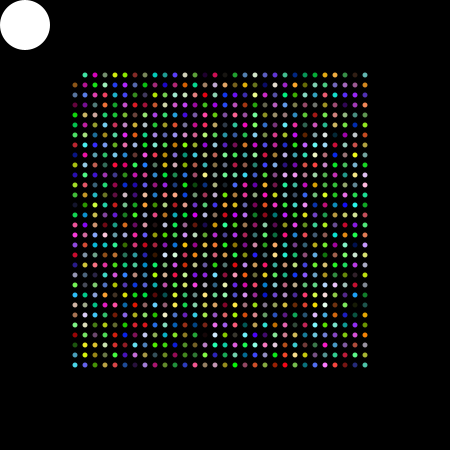
Frame 1 (no input)
Frame 60 (the mouse pressed at the canvas centre just before this capture): identical to frame 1, image omitted
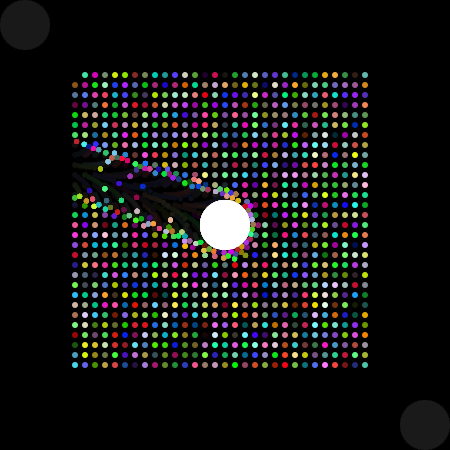
Frame 120 (the mouse held since frame 60 and released just before this capture)

The Processing sketch that drew these frames (run headless with seeded random() and noise(); from frame 60 on, the mouse is pressed at the canvas centre):

// Processing sketch: Reflection
// ── Reflection.pde
ArrayList<Circle> circle;
PVector oldMouse = new PVector(0, 0, 0);
void setup()
{
  size(450, 450);
  noStroke();
  circle = new ArrayList<Circle>();
  int n = 30;
  int m = 30;
  for(int i = 0; i < n; i++)
  {
    for(int j = 0; j < m; j++)
    {
      circle.add(new Circle(600/8+i*n/3, 600/8+j*m/3, 5));
    }
  }
}
void draw()
{
  fill(0, 0, 0, 10);
  rect(0, 0, width, height);
  fill(255);
  if(!mousePressed)
  {
    background(0);
  }
  
  if(mousePressed)
  {
    //Circle c = new Circle(mouseX, mouseY, random(50, 50));
    //circle.add(c);
  }
  for(int i = circle.size() - 1; 0 <= i; i--)
  {
    Circle s = circle.get(i);
    for(int j = circle.size() - 1; 0 <= j; j--)
    {
      if(i != j)
      {
        Circle s2 = circle.get(j);
        if(Collision(s.pos, s2.pos, s.r + s2.r))
        {
          //s.velocity = 
          R(s, s2);
        }
      }
    }
    if(i == 0)
    {
      if(oldMouse.x != mouseX || oldMouse.y != mouseY)
      {
        s.velocity = new PVector(mouseX - oldMouse.x, mouseY - oldMouse.y);
        oldMouse = new PVector(mouseX, mouseY);
      } else { s.velocity = new PVector(0, 0, 0); }
      s.pos = new PVector(mouseX, mouseY);
      s.size = 50;
      s.c = color(255);
    }
    s.Update();
    s.Draw();
  }
}

class Circle
{
  public PVector pos, velocity;
  public float size, r;
  public color c;
  Circle(float x, float y, float s)
  {
    pos = new PVector(x, y);
    size = s;
    velocity = new PVector(random(-20, 20), random(-20, 20));
    velocity = new PVector(0, 0);
    c = color(random(255), random(255), random(255));
  }
  void Update()
  {
    r = size / 2;
    pos.add(velocity);
    //velocity.y += 0.005f;
    //velocity.mult(0.95f);
    if(pos.x < 0 + r || pos.x > width - r)
    {
      velocity.x *= -0.95f;
    }
    if(pos.y < 0 + r || pos.y > height - r)
    {
      velocity.y *= -0.95f;
    }
    pos = Constrain(r, pos, new PVector(0, 0), new PVector(width, height));
    
    if(mousePressed)
    {
      //velocity.y -= 1;
    }
  }
  void Draw()
  {
    fill(c);
    ellipse(pos.x, pos.y, size, size);
  }
  PVector Constrain(float s, PVector v, PVector mi, PVector ma)
  {
    v = new PVector(max(mi.x + s, min(v.x, ma.x - s)), max(mi.y + s, min(v.y, ma.y - s)));
    return v;
  }
}
PVector R(Circle c1, Circle c2)
{
  float s = c1.r + c2.r;
  PVector a = c1.pos, b = c2.pos;
  
  PVector v = new PVector(a.x - b.x, a.y - b.y);
  float l = sqrt(v.x * v.x + v.y * v.y);
  float distance = (s - l) / 2;
  if(l > 0)
  {
    l = 1 / l;
  }
  v.x *= l;
  v.y *= l;
  a.x += v.x * distance;
  a.y += v.y * distance;
  b.x -= v.x * distance;
  b.y -= v.y * distance;
  
  PVector nA = Normalize(new PVector(b.x - a.x, b.y - a.y));
  float dotA = Dot(nA, c1.velocity);
  nA.mult(dotA);
  PVector vA = new PVector(c1.velocity.x - nA.x, c1.velocity.y - nA.y);

  PVector nB = Normalize(new PVector(a.x - b.x, a.y - b.y));
  float dotB = Dot(nB, c2.velocity);
  nB.mult(dotB);
  PVector vB = new PVector(c2.velocity.x - nB.x, c2.velocity.y - nB.y);
  
  c1.velocity = new PVector(vA.x + nB.x, vA.y + nB.y);
  c2.velocity = new PVector(vB.x + nA.x, vB.y + nA.y);
  
  c1.velocity.mult(0.95f);
  c2.velocity.mult(0.95f);

  return a;
}
PVector Normalize(PVector v)
{
  float l = sqrt(v.x * v.x + v.y * v.y);
  return new PVector(v.x / l, v.y / l);
}
boolean Collision(PVector a, PVector b, float r)
{
  if((b.x - a.x) * (b.x - a.x) + (b.y - a.y) * (b.y - a.y) < r * r)
  {
    return true;
  }
  return false;
}
float Dot(PVector a, PVector b)
{
  return a.x * b.x + a.y * b.y;
}
